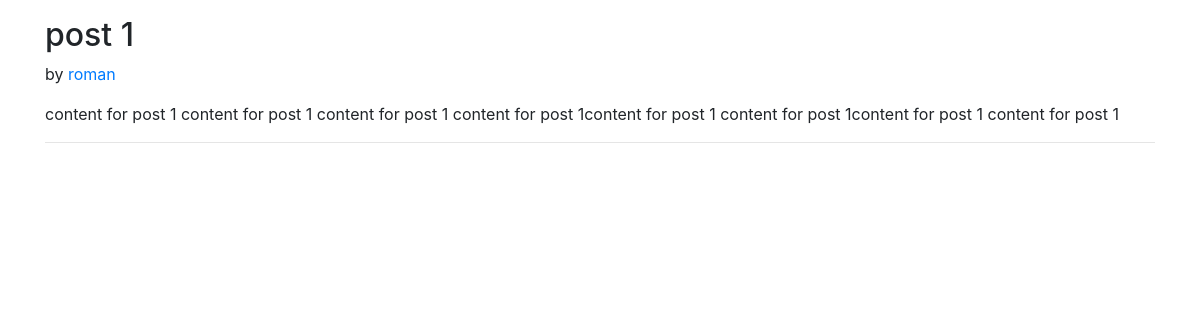
/post1, run on the app's committed database.
### blog/models.py (models this page shows, shortened)
class Post(models.Model):
	sno=models.AutoField(primary_key=True)
	title=models.CharField(max_length=255)
	content=models.TextField()
	author = models.CharField(max_length=13)
	slug = models.CharField(max_length=130)

### blog/views.py (the view)
# urls.py: path('<str:slug>',views.blogpost , name = 'blogpost'),
def blogpost(request ,slug):
	post = Post.objects.filter(slug=slug).first()
	context = {'post': post }
	return render(request,'blog/blogPost.html',context)

### templates/blog/blogPost.html (shortened to what this page needs)
<!doctype html>
<html lang="en">
<head>
  <link rel="stylesheet" href="https://stackpath.bootstrapcdn.com/bootstrap/4.4.1/css/bootstrap.min.css"
>
</head>
<body>
<div class="container my-3">
        <h2 class="blog-post-title">{{post.title}}</h2>
        <p class="blog-post-meta">{{post.timeStamp}} by <a href="/about">{{post.author}}</a></p>
        <p>{{post.content}}</p>
        <hr>
        </div>
</body>
</html>

### data on the page
Post: title "post 1", author "roman", content "content for post 1 content for post 1 content for post 1 content for post 1content for post 1 content for post 1content for post 1 content for post 1"
